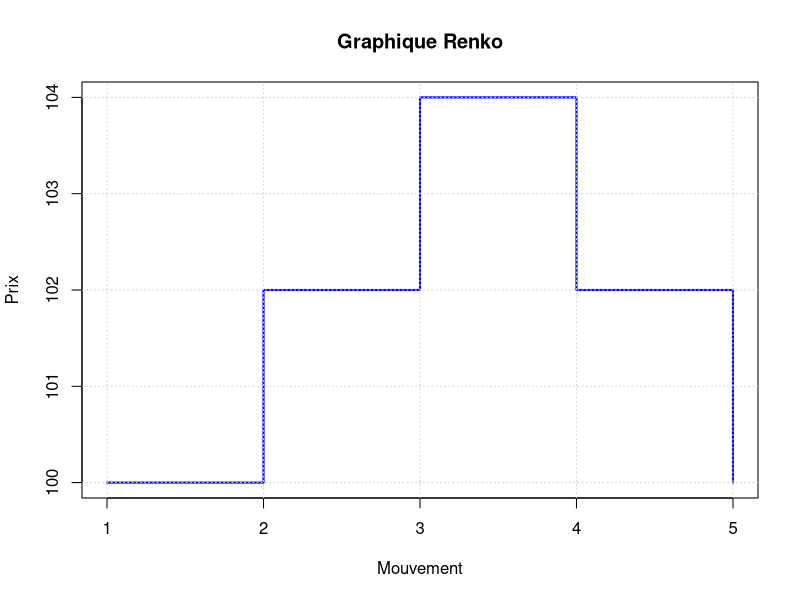

The R source for this figure:
# Données fictives de prix de clôture
close_prices <- c(100, 102, 104, 103, 105, 102, 98, 101)

# Fonction pour calculer les briques Renko
renko_chart <- function(prices, brick_size) {
  bricks <- c(prices[1])
  for (i in 2:length(prices)) {
    diff <- prices[i] - tail(bricks, 1)
    if (abs(diff) >= brick_size) {
      bricks <- c(bricks, tail(bricks, 1) + sign(diff) * brick_size)
    }
  }
  bricks
}

# Taille de la brique
brick_size <- 2

# Calcul des briques Renko
bricks <- renko_chart(close_prices, brick_size)

# Graphique Renko
plot(bricks, type = "s", col = "blue", lwd = 2, main = "Graphique Renko",
     xlab = "Mouvement", ylab = "Prix")
grid()
